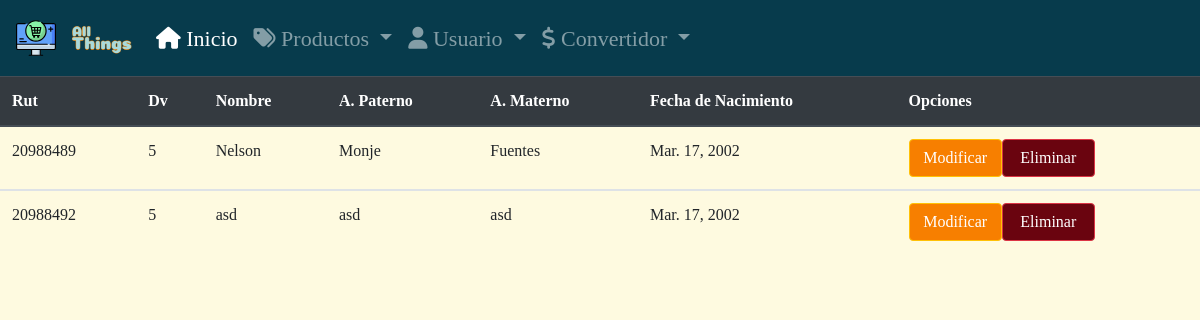
Screenshot of /listaClientes/ with the database file from the repository.
### app/models.py (models this page shows, shortened)
class Usuario(models.Model):
    rut                 = models.IntegerField(primary_key=True)
    digito_verificador  = models.IntegerField(choices=dv)
    nombre              = models.TextField(max_length=50)
    apellido_Paterno    = models.TextField(max_length=50)
    apellido_Materno    = models.TextField(max_length=50)
    email               = models.EmailField()
    fecha_de_Nacimiento = models.DateField()
    nivel_Educacional   = models.IntegerField(choices=niveles)
    pais                = models.ForeignKey(Pais, on_delete=models.PROTECT)

### app/views.py (the view)
# urls.py: path('listaClientes/', listaClientes, name="listaClientes"),
def listaClientes(request):
    clientes = Usuario.objects.all().order_by("rut")
    data = {
        'clientes' : clientes
    }
    return render(request, 'app/listaClientes.html', data)

### app/templates/app/listaClientes.html
{% extends 'app/base.html' %}
{% block contenido %}
    <table class="table table-responsive-sm">
        <thead class="thead-dark ">
            <tr>
                <th scope="col">Rut</th>
                <th scope="col">Dv</th>
                <th scope="col">Nombre</th>
                <th scope="col">A. Paterno</th>
                <th scope="col">A. Materno</th>
                <th scope="col">Fecha de Nacimiento</th>
                <th scope="col">Opciones</th>
            </tr>
        </thead>
    {% for c in clientes %}
        <tbody>
            <tr>
                <td scope="row">{{c.rut}}</th>
                <td scope="row">{{c.digito_verificador}}</th>
                <td>{{c.nombre}}</td>
                <td>{{c.apellido_Paterno}}</td>
                <td>{{c.apellido_Materno}}</td>
                <td>{{c.fecha_de_Nacimiento}}</td>
                <td><a class=" btn btn-warning col-md-4 col-sm-12" href="{% url 'modificarCliente' c.rut%}">Modificar</a><a class="btn-danger btn col-md-4 col-sm-12" href="{% url 'eliminarCliente' c.rut%}">Eliminar</a></td>
            </tr>
        </tbody>
    {% endfor %}
    </table>
{% endblock %}

### app/static/app/styles/estiloss.css (style rules this page uses)
body { font-family: 'Pacifico', cursive; background-color: #fefae0; }
.btn { color: white!important; }
.btn-warning { background-color: #f77f00!important }
.btn-danger { background-color: #6a040f!important }
.table { overflow: scroll; }

### rows the page displays
Usuario: rut "20988489", digito_verificador "5", nombre "Nelson", apellido_Paterno "Monje", apellido_Materno "Fuentes", fecha_de_Nacimiento "Mar. 17, 2002"
Usuario: rut "20988492", digito_verificador "5", nombre "asd", apellido_Paterno "asd", apellido_Materno "asd", fecha_de_Nacimiento "Mar. 17, 2002"
